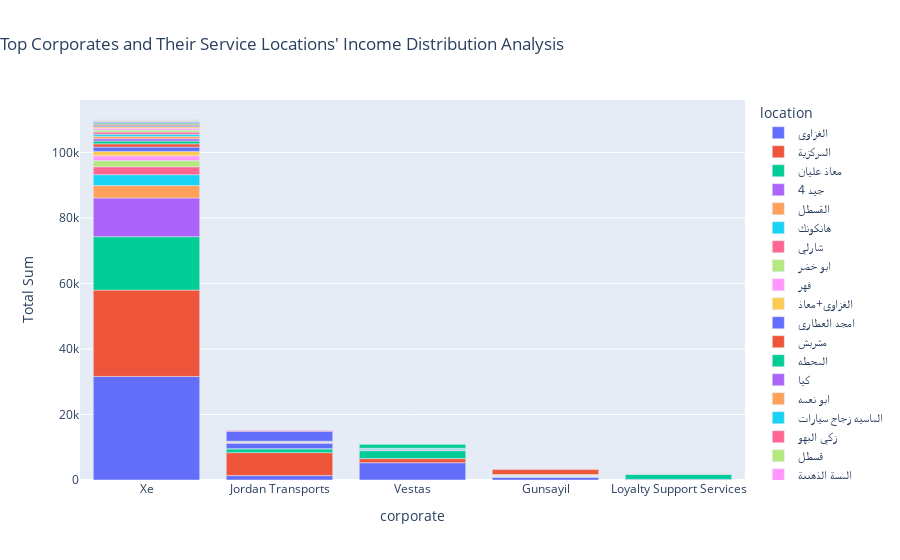

The notebook cell this image was saved under:
### Markdown cell above
#### Top Corporates and Their Service Locations' Income Distribution

### Code cell
text="This chart provides a breakdown of the total revenue generated by our top clients, analyzing the contributions from each of our service locations."
display(Markdown('#### *'+text+'*'))
top_filtered_data, tail_filtered_data = TopTailCount(df,5,'corporate','cost')
myData = sumOfsum(top_filtered_data,'corporate','location','cost')
myPlot1(myData,'corporate','Total Sum','location','bar',"Top Corporates and Their Service Locations' Income Distribution", sort_by=None, ascending=True)

### Figure 1 — Plotly figure (JSON) as saved in the notebook; plotly's stock layout.template omitted (floating-point values rounded to 4 significant figures)
{"data": [{"alignmentgroup": "True", "hovertemplate": "color=الغزاوي<br>x=%{x}<br>y=%{y}<extra></extra>", "legendgroup": "الغزاوي", "marker": {"color": "#636efa", "pattern": {"shape": ""}}, "name": "الغزاوي", "offsetgroup": "الغزاوي", "orientation": "v", "showlegend": true, "textposition": "auto", "type": "bar", "x": ["Xe", "Jordan Transports", "Vestas", "Gunsayil", "Loyalty Support Services"], "xaxis": "x", "y": [31608, 1347, 5277, 770, 227], "yaxis": "y"}, {"alignmentgroup": "True", "hovertemplate": "color=المركزية<br>x=%{x}<br>y=%{y}<extra></extra>", "legendgroup": "المركزية", "marker": {"color": "#EF553B", "pattern": {"shape": ""}}, "name": "المركزية", "offsetgroup": "المركزية", "orientation": "v", "showlegend": true, "textposition": "auto", "type": "bar", "x": ["Xe", "Jordan Transports", "Vestas"], "xaxis": "x", "y": [26367, 6993, 1251], "yaxis": "y"}, {"alignmentgroup": "True", "hovertemplate": "color=معاذ عليان<br>x=%{x}<br>y=%{y}<extra></extra>", "legendgroup": "معاذ عليان", "marker": {"color": "#00cc96", "pattern": {"shape": ""}}, "name": "معاذ عليان", "offsetgroup": "معاذ عليان", "orientation": "v", "showlegend": true, "textposition": "auto", "type": "bar", "x": ["Xe", "Jordan Transports", "Vestas", "Loyalty Support Services"], "xaxis": "x", "y": [16294, 1175, 2428, 1532], "yaxis": "y"}, {"alignmentgroup": "True", "hovertemplate": "color=4 جيد<br>x=%{x}<br>y=%{y}<extra></extra>", "legendgroup": "4 جيد", "marker": {"color": "#ab63fa", "pattern": {"shape": ""}}, "name": "4 جيد", "offsetgroup": "4 جيد", "orientation": "v", "showlegend": true, "textposition": "auto", "type": "bar", "x": ["Xe", "Vestas", "Gunsayil", "Loyalty Support Services"], "xaxis": "x", "y": [11811, 185, 250, 125], "yaxis": "y"}, {"alignmentgroup": "True", "hovertemplate": "color=القسطل<br>x=%{x}<br>y=%{y}<extra></extra>", "legendgroup": "القسطل", "marker": {"color": "#FFA15A", "pattern": {"shape": ""}}, "name": "القسطل", "offsetgroup": "القسطل", "orientation": "v", "showlegend": true, "textposition": "auto", "type": "bar", "x": ["Xe", "Vestas", "Gunsayil", "Loyalty Support Services"], "xaxis": "x", "y": [3780, 67, 21, 46], "yaxis": "y"}, {"alignmentgroup": "True", "hovertemplate": "color=هانكونك<br>x=%{x}<br>y=%{y}<extra></extra>", "legendgroup": "هانكونك", "marker": {"color": "#19d3f3", "pattern": {"shape": ""}}, "name": "هانكونك", "offsetgroup": "هانكونك", "orientation": "v", "showlegend": true, "textposition": "auto", "type": "bar", "x": ["Xe", "Vestas", "Loyalty Support Services"], "xaxis": "x", "y": [3327, 320, 15], "yaxis": "y"}, {"alignmentgroup": "True", "hovertemplate": "color=شارلي<br>x=%{x}<br>y=%{y}<extra></extra>", "legendgroup": "شارلي", "marker": {"color": "#FF6692", "pattern": {"shape": ""}}, "name": "شارلي", "offsetgroup": "شارلي", "orientation": "v", "showlegend": true, "textposition": "auto", "type": "bar", "x": ["Xe"], "xaxis": "x", "y": [2404], "yaxis": "y"}, {"alignmentgroup": "True", "hovertemplate": "color=ابو خضر<br>x=%{x}<br>y=%{y}<extra></extra>", "legendgroup": "ابو خضر", "marker": {"color": "#B6E880", "pattern": {"shape": ""}}, "name": "ابو خضر", "offsetgroup": "ابو خضر", "orientation": "v", "showlegend": true, "textposition": "auto", "type": "bar", "x": ["Xe"], "xaxis": "x", "y": [1884], "yaxis": "y"}, {"alignmentgroup": "True", "hovertemplate": "color=فهر<br>x=%{x}<br>y=%{y}<extra></extra>", "legendgroup": "فهر", "marker": {"color": "#FF97FF", "pattern": {"shape": ""}}, "name": "فهر", "offsetgroup": "فهر", "orientation": "v", "showlegend": true, "textposition": "auto", "type": "bar", "x": ["Xe"], "xaxis": "x", "y": [1483], "yaxis": "y"}, {"alignmentgroup": "True", "hovertemplate": "color=الغزاوي+معاذ<br>x=%{x}<br>y=%{y}<extra></extra>", "legendgroup": "الغزاوي+معاذ", "marker": {"color": "#FECB52", "pattern": {"shape": ""}}, "name": "الغزاوي+معاذ", "offsetgroup": "الغزاوي+معاذ", "orientation": "v", "showlegend": true, "textposition": "auto", "type": "bar", "x": ["Xe", "Jordan Transports", "Gunsayil"], "xaxis": "x", "y": [1337, 60, 42], "yaxis": "y"}, {"alignmentgroup": "True", "hovertemplate": "color=امجد العطاري<br>x=%{x}<br>y=%{y}<extra></extra>", "legendgroup": "امجد العطاري", "marker": {"color": "#636efa", "pattern": {"shape": ""}}, "name": "امجد العطاري", "offsetgroup": "امجد العطاري", "orientation": "v", "showlegend": true, "textposition": "auto", "type": "bar", "x": ["Xe", "Jordan Transports", "Vestas", "Gunsayil", "Loyalty Support Services"], "xaxis": "x", "y": [1303, 1678, 92, 92, 102], "yaxis": "y"}, {"alignmentgroup": "True", "hovertemplate": "color=مشربش<br>x=%{x}<br>y=%{y}<extra></extra>", "legendgroup": "مشربش", "marker": {"color": "#EF553B", "pattern": {"shape": ""}}, "name": "مشربش", "offsetgroup": "مشربش", "orientation": "v", "showlegend": true, "textposition": "auto", "type": "bar", "x": ["Xe", "Vestas"], "xaxis": "x", "y": [997, 80], "yaxis": "y"}, {"alignmentgroup": "True", "hovertemplate": "color=المحطه<br>x=%{x}<br>y=%{y}<extra></extra>", "legendgroup": "المحطه", "marker": {"color": "#00cc96", "pattern": {"shape": ""}}, "name": "المحطه", "offsetgroup": "المحطه", "orientation": "v", "showlegend": true, "textposition": "auto", "type": "bar", "x": ["Xe", "Vestas", "Gunsayil"], "xaxis": "x", "y": [852, 1250, 17], "yaxis": "y"}, {"alignmentgroup": "True", "hovertemplate": "color=كيا<br>x=%{x}<br>y=%{y}<extra></extra>", "legendgroup": "كيا", "marker": {"color": "#ab63fa", "pattern": {"shape": ""}}, "name": "كيا", "offsetgroup": "كيا", "orientation": "v", "showlegend": true, "textposition": "auto", "type": "bar", "x": ["Xe", "Jordan Transports"], "xaxis": "x", "y": [721, 102], "yaxis": "y"}, {"alignmentgroup": "True", "hovertemplate": "color=ابو نعمه<br>x=%{x}<br>y=%{y}<extra></extra>", "legendgroup": "ابو نعمه", "marker": {"color": "#FFA15A", "pattern": {"shape": ""}}, "name": "ابو نعمه", "offsetgroup": "ابو نعمه", "orientation": "v", "showlegend": true, "textposition": "auto", "type": "bar", "x": ["Xe", "Jordan Transports", "Loyalty Support Services"], "xaxis": "x", "y": [695, 184, 50], "yaxis": "y"}, {"alignmentgroup": "True", "hovertemplate": "color=الماسيه زجاج سيارات<br>x=%{x}<br>y=%{y}<extra></extra>", "legendgroup": "الماسيه زجاج سيارات", "marker": {"color": "#19d3f3", "pattern": {"shape": ""}}, "name": "الماسيه زجاج سيارات", "offsetgroup": "الماسيه زجاج سيارات", "orientation": "v", "showlegend": true, "textposition": "auto", "type": "bar", "x": ["Xe", "Vestas"], "xaxis": "x", "y": [670, 127], "yaxis": "y"}, {"alignmentgroup": "True", "hovertemplate": "color=زكي البهو<br>x=%{x}<br>y=%{y}<extra></extra>", "legendgroup": "زكي البهو", "marker": {"color": "#FF6692", "pattern": {"shape": ""}}, "name": "زكي البهو", "offsetgroup": "زكي البهو", "orientation": "v", "showlegend": true, "textposition": "auto", "type": "bar", "x": ["Xe", "Jordan Transports"], "xaxis": "x", "y": [644, 48], "yaxis": "y"}, {"alignmentgroup": "True", "hovertemplate": "color=قسطل<br>x=%{x}<br>y=%{y}<extra></extra>", "legendgroup": "قسطل", "marker": {"color": "#B6E880", "pattern": {"shape": ""}}, "name": "قسطل", "offsetgroup": "قسطل", "orientation": "v", "showlegend": true, "textposition": "auto", "type": "bar", "x": ["Xe", "Jordan Transports", "Loyalty Support Services"], "xaxis": "x", "y": [633, 252, 21], "yaxis": "y"}, {"alignmentgroup": "True", "hovertemplate": "color=المسة الذهبية<br>x=%{x}<br>y=%{y}<extra></extra>", "legendgroup": "المسة الذهبية", "marker": {"color": "#FF97FF", "pattern": {"shape": ""}}, "name": "المسة الذهبية", "offsetgroup": "المسة الذهبية", "orientation": "v", "showlegend": true, "textposition": "auto", "type": "bar", "x": ["Xe"], "xaxis": "x", "y": [559], "yaxis": "y"}, {"alignmentgroup": "True", "hovertemplate": "color=المفرق<br>x=%{x}<br>y=%{y}<extra></extra>", "legendgroup": "المفرق", "marker": {"color": "#FECB52", "pattern": {"shape": ""}}, "name": "المفرق", "offsetgroup": "المفرق", "orientation": "v", "showlegend": true, "textposition": "auto", "type": "bar", "x": ["Xe", "Gunsayil"], "xaxis": "x", "y": [461, 240], "yaxis": "y"}, {"alignmentgroup": "True", "hovertemplate": "color=المركزيه+زكي<br>x=%{x}<br>y=%{y}<extra></extra>", "legendgroup": "المركزيه+زكي", "marker": {"color": "#636efa", "pattern": {"shape": ""}}, "name": "المركزيه+زكي", "offsetgroup": "المركزيه+زكي", "orientation": "v", "showlegend": true, "textposition": "auto", "type": "bar", "x": ["Xe", "Jordan Transports"], "xaxis": "x", "y": [396, 3060], "yaxis": "y"}, {"alignmentgroup": "True", "hovertemplate": "color=اليادودة<br>x=%{x}<br>y=%{y}<extra></extra>", "legendgroup": "اليادودة", "marker": {"color": "#EF553B", "pattern": {"shape": ""}}, "name": "اليادودة", "offsetgroup": "اليادودة", "orientation": "v", "showlegend": true, "textposition": "auto", "type": "bar", "x": ["Xe"], "xaxis": "x", "y": [384], "yaxis": "y"}, {"alignmentgroup": "True", "hovertemplate": "color=جلاسكو<br>x=%{x}<br>y=%{y}<extra></extra>", "legendgroup": "جلاسكو", "marker": {"color": "#00cc96", "pattern": {"shape": ""}}, "name": "جلاسكو", "offsetgroup": "جلاسكو", "orientation": "v", "showlegend": true, "textposition": "auto", "type": "bar", "x": ["Xe"], "xaxis": "x", "y": [334], "yaxis": "y"}, {"alignmentgroup": "True", "hovertemplate": "color=العمله<br>x=%{x}<br>y=%{y}<extra></extra>", "legendgroup": "العمله", "marker": {"color": "#ab63fa", "pattern": {"shape": ""}}, "name": "العمله", "offsetgroup": "العمله", "orientation": "v", "showlegend": true, "textposition": "auto", "type": "bar", "x": ["Xe", "Gunsayil"], "xaxis": "x", "y": [280, 21], "yaxis": "y"}, {"alignmentgroup": "True", "hovertemplate": "color=العبدلي<br>x=%{x}<br>y=%{y}<extra></extra>", "legendgroup": "العبدلي", "marker": {"color": "#FFA15A", "pattern": {"shape": ""}}, "name": "العبدلي", "offsetgroup": "العبدلي", "orientation": "v", "showlegend": true, "textposition": "auto", "type": "bar", "x": ["Xe", "Gunsayil", "Loyalty Support Services"], "xaxis": "x", "y": [255, 52, 150], "yaxis": "y"}, {"alignmentgroup": "True", "hovertemplate": "color=تم التركيب ف صويلح<br>x=%{x}<br>y=%{y}<extra></extra>", "legendgroup": "تم التركيب ف صويلح", "marker": {"color": "#19d3f3", "pattern": {"shape": ""}}, "name": "تم التركيب ف صويلح", "offsetgroup": "تم التركيب ف صويلح", "orientation": "v", "showlegend": true, "textposition": "auto", "type": "bar", "x": ["Xe"], "xaxis": "x", "y": [153], "yaxis": "y"}, {"alignmentgroup": "True", "hovertemplate": "color=في الطفيله<br>x=%{x}<br>y=%{y}<extra></extra>", "legendgroup": "في الطفيله", "marker": {"color": "#FF6692", "pattern": {"shape": ""}}, "name": "في الطفيله", "offsetgroup": "في الطفيله", "orientation": "v", "showlegend": true, "textposition": "auto", "type": "bar", "x": ["Xe", "Jordan Transports"], "xaxis": "x", "y": [152, 204], "yaxis": "y"}, {"alignmentgroup": "True", "hovertemplate": "color=ريمان<br>x=%{x}<br>y=%{y}<extra></extra>", "legendgroup": "ريمان", "marker": {"color": "#B6E880", "pattern": {"shape": ""}}, "name": "ريمان", "offsetgroup": "ريمان", "orientation": "v", "showlegend": true, "textposition": "auto", "type": "bar", "x": ["Xe"], "xaxis": "x", "y": [126], "yaxis": "y"}, {"alignmentgroup": "True", "hovertemplate": "color=الصالحي<br>x=%{x}<br>y=%{y}<extra></extra>", "legendgroup": "الصالحي", "marker": {"color": "#FF97FF", "pattern": {"shape": ""}}, "name": "الصالحي", "offsetgroup": "الصالحي", "orientation": "v", "showlegend": true, "textposition": "auto", "type": "bar", "x": ["Xe", "Gunsayil"], "xaxis": "x", "y": [110, 21], "yaxis": "y"}, {"alignmentgroup": "True", "hovertemplate": "color=المكتب<br>x=%{x}<br>y=%{y}<extra></extra>", "legendgroup": "المكتب", "marker": {"color": "#FECB52", "pattern": {"shape": ""}}, "name": "المكتب", "offsetgroup": "المكتب", "orientation": "v", "showlegend": true, "textposition": "auto", "type": "bar", "x": ["Xe", "Gunsayil"], "xaxis": "x", "y": [79, 130], "yaxis": "y"}, {"alignmentgroup": "True", "hovertemplate": "color=قفيشة<br>x=%{x}<br>y=%{y}<extra></extra>", "legendgroup": "قفيشة", "marker": {"color": "#636efa", "pattern": {"shape": ""}}, "name": "قفيشة", "offsetgroup": "قفيشة", "orientation": "v", "showlegend": true, "textposition": "auto", "type": "bar", "x": ["Xe", "Vestas", "Loyalty Support Services"], "xaxis": "x", "y": [48, 21, 8], "yaxis": "y"}, {"alignmentgroup": "True", "hovertemplate": "color=محطة الرشاد<br>x=%{x}<br>y=%{y}<extra></extra>", "legendgroup": "محطة الرشاد", "marker": {"color": "#EF553B", "pattern": {"shape": ""}}, "name": "محطة الرشاد", "offsetgroup": "محطة الرشاد", "orientation": "v", "showlegend": true, "textposition": "auto", "type": "bar", "x": ["Xe", "Gunsayil"], "xaxis": "x", "y": [30, 1521], "yaxis": "y"}], "layout": {"barmode": "relative", "legend": {"title": {"text": "location"}, "tracegroupgap": 0}, "title": {"text": "Top Corporates and Their Service Locations' Income Distribution Analysis", "x": 0}, "xaxis": {"anchor": "y", "domain": [0, 1], "title": {"text": "corporate"}}, "yaxis": {"anchor": "x", "domain": [0, 1], "title": {"text": "Total Sum"}}}}
